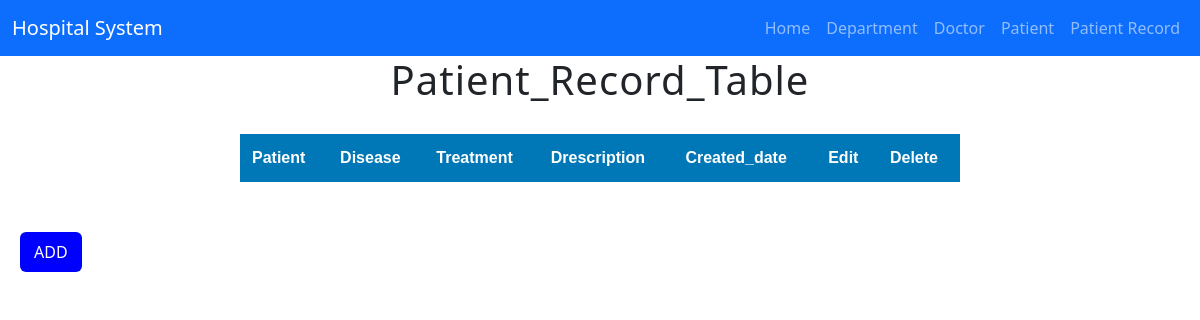
Before: /patient-record/ with the older database file.
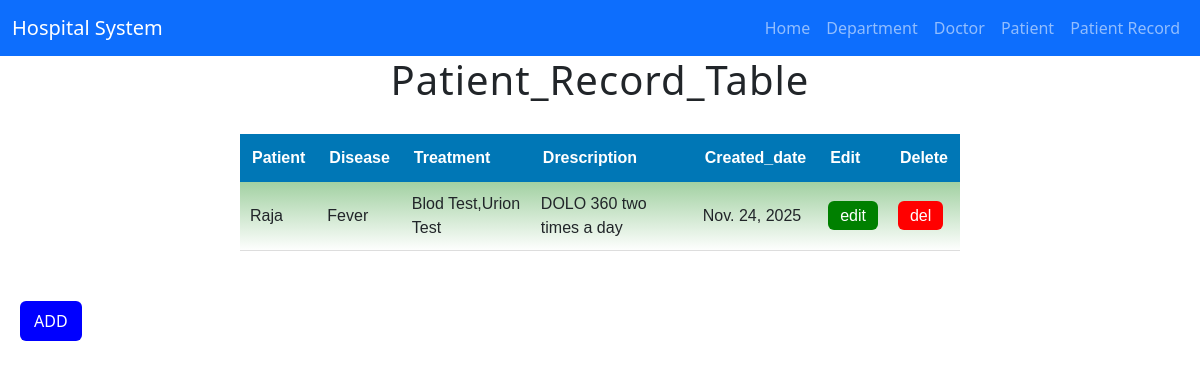
After: the same page with the newer database file.
### app1/models.py (models this page shows, shortened)
class patient_record_model(models.Model):
    patient = models.OneToOneField(patient_model, on_delete=models.CASCADE)
    disease = models.CharField(max_length=255)
    treatment = models.CharField(max_length=150)
    prescription = models.CharField(max_length=150)
    created_date = models.DateField()

class patient_model(models.Model):
    name = models.CharField(max_length=50)
    age = models.IntegerField()
    gender = models.CharField(max_length=10)
    phone = models.CharField(max_length=15)
    emg_phone=models.CharField(max_length=15)
    address = models.CharField(max_length=150)
    doctor = models.ForeignKey(doctor_model, on_delete=models.CASCADE)
    def __str__(self):
        return self.name

### app1/views.py (the view)
# urls.py: path("patient-record/", patient_record_details, name="patient_record_list"),
def patient_record_details(request):
    data = patient_record_model.objects.all()
    content = {
        "data": data
    }
    return render(request, 'frontend_app1/patient_record_table.html', content)

### templates/frontend_app1/patient_record_table.html (shortened to what this page needs)
<!DOCTYPE html>
<html lang="en">
<head>
    <link href="https://cdn.jsdelivr.net/npm/bootstrap@5.3.0/dist/css/bootstrap.min.css" rel="stylesheet">
</head>
<body>
    <nav class="navbar navbar-expand-lg navbar-dark bg-primary">
  <div class="container-fluid">
    <a class="navbar-brand" href="{% url 'home' %}">Hospital System</a>
    <div class="collapse navbar-collapse" id="navmenu">
      <ul class="navbar-nav ms-auto">
         <li class="nav-item">
          <a class="nav-link" href="{% url 'home' %}">Home</a>
        </li>
        <li class="nav-item">
          <a class="nav-link" href="{% url 'department_list' %}">Department</a>
        </li>
        <li class="nav-item">
          <a class="nav-link" href="{% url 'doctor_list' %}">Doctor</a>
        </li>
        <li class="nav-item">
          <a class="nav-link" href="{% url 'patient_list' %}">Patient</a>
        </li>
        <li class="nav-item">
          <a class="nav-link" href="{% url 'patient_record_list' %}">Patient Record</a>
        </li>
      </ul>
    </div>
  </div>
</nav>
    <table>
      <h1>Patient_Record_Table</h1>
        <tr>
            <th>Patient</th>
            <th>Disease</th>
            <th>Treatment</th>
            <th>Drescription</th>
            <th>Created_date</th>
            <th>Edit</th>
            <th>Delete</th>
        </tr>
        {% for i in data %}
        <tr>
            <td>{{i.patient}}</td>
            <td>{{i.disease}}</td>
            <td>{{i.treatment}}</td>
            <td>{{i.prescription}}</td>
            <td>{{i.created_date}}</td>
            <td><a href="{% url 'patient_record_update' i.id %}" class="btn-edit">edit</a></td>
            <td><a href="{% url 'patient_record_delete' i.id %}" class="btn-del">del</a></td>
        </tr>
        {% endfor %}
    </table>
    <a href="{% url 'patient_record_add' %}" class="btn-add">ADD</a>
</body>
</html>

### templates/frontend_app1/patient_record_table.html (style rules this page uses)
table { background-image: linear-gradient(rgba(0, 128, 0, 0.619),white); width: 60%; margin: 30px auto; border-collapse: collapse; font-family: Arial, sans-serif; }
table th { background-color: #0077b6; color: white; padding: 12px; text-align: left; font-size: 16px; }
table td { padding: 10px; border-bottom: 1px solid #ddd; font-size: 16px; }
.btn-edit { background: green; color: white; padding: 6px 12px; border-radius: 6px; text-decoration: none; }
.btn-del { background: red; color: white; padding: 6px 12px; border-radius: 6px; text-decoration: none; }
.btn-add { background: blue; color: white; padding: 8px 14px; border-radius: 6px; text-decoration: none; margin: 20px 20px; display: inline-block; }
h1 { text-align: center; font-family: "Segoe UI", sans-serif; font-size: 32px; margin-top: 30px; margin-bottom: 20px; font-weight: 700; letter-spacing: 1px; }

Changed rows visible on the page:
added patient_record_model: patient "Raja", disease "Fever", treatment "Blod Test,Urion Test", prescription "DOLO 360 two times a day", created_date "Nov. 24, 2025"
